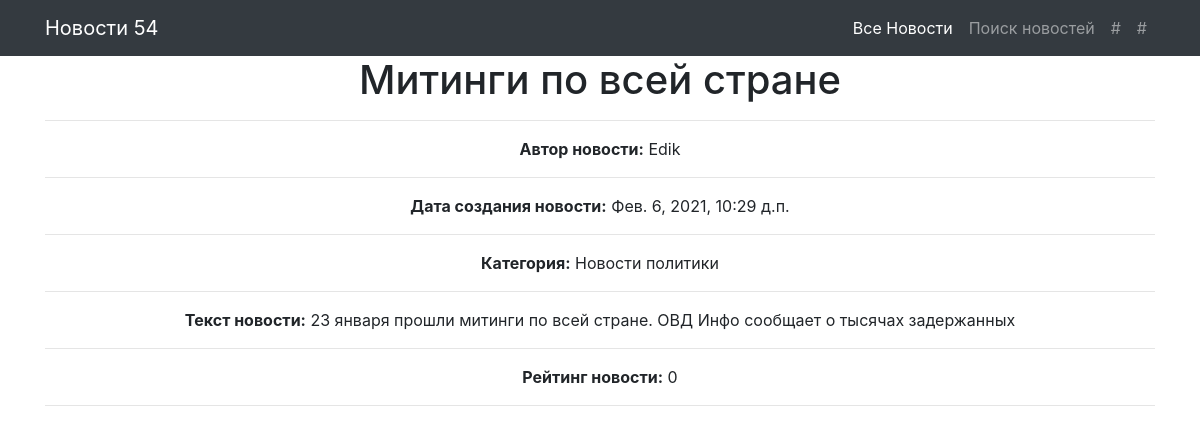
/news/6, run on the app's committed database.
### news/models.py (models this page shows, shortened)
class Post(models.Model):
    post_author = models.ForeignKey('accounts.Author', on_delete=models.CASCADE, verbose_name='Имя автора')
    post_choice = models.CharField(max_length=2, choices=TYPE_NEWS, default=article)
    post_datetime_create = models.DateTimeField(auto_now_add=True, verbose_name='Дата создания статьи')
    post_category = models.ManyToManyField(Category, through='PostCategory')
    post_title = models.CharField(max_length=60, unique=True, verbose_name='Название статьи')
    post_text = models.TextField()
    post_rating = models.IntegerField(default=0)

class Category(models.Model):
    category_title = models.CharField(max_length=60, unique=True)

### accounts/models.py (models this page shows, shortened)
class Author(models.Model):
    author = models.OneToOneField(User, on_delete=models.CASCADE)
    author_rating = models.IntegerField(default=0)

### news/views.py (the view)
# urls.py: path('<int:pk>', SoloPost.as_view()),
class SoloPost(DetailView):
    model = Post
    template_name = 'one_news.html'
    context_object_name = 'post'
    def get_context_data(self, **kwargs):
        context = super().get_context_data(**kwargs)
        context['post_category'] = Post.objects.all().values('post_category__category_title')
        return context

### news/templatetags/custom_filters.py (called while the page is built)
@register.filter(name='censor')
def censor(value):
    bad_words_list = ['бляд', 'хуй', 'пизд']
    for i in bad_words_list:
        if i.lower() in value.lower():
            value = value.lower().replace(i.lower(), '#$#%@%')
            break
    return str(value.capitalize())

### templates/one_news.html (shortened to what this page needs)
<!DOCTYPE html>
<html lang="en">
<head>
</head>
<body>
    {% extends 'default.html' %}
    {% load custom_filters %}
    {%  block content %}
    <h1> {{ post.post_title|censor }} </h1>
    <hr>
    <b>Автор новости:</b>  {{ post.post_author.author }}
    <hr>
    <b>Дата создания новости:</b>  {{ post.post_datetime_create }}
    <hr>
    <b>Категория:</b>
    {% for cat in post.post_category.all %}
    {{ cat.category_title }}
    {% endfor %}
    <hr>
    <b>Текст новости:</b>  {{ post.post_text }}
    <hr>
    <b>Рейтинг новости:</b>  {{ post.post_rating }}
    <hr>
    {% endblock content%}

### data on the page
Post: post_title|censor "Митинги по всей стране", post_author.author "Edik", post_datetime_create "Фев. 6, 2021, 10:29 д.п.", post_text "23 января прошли митинги по всей стране. ОВД Инфо сообщает о тысячах задержанных", post_rating "0"
Category: category_title "Новости политики"
